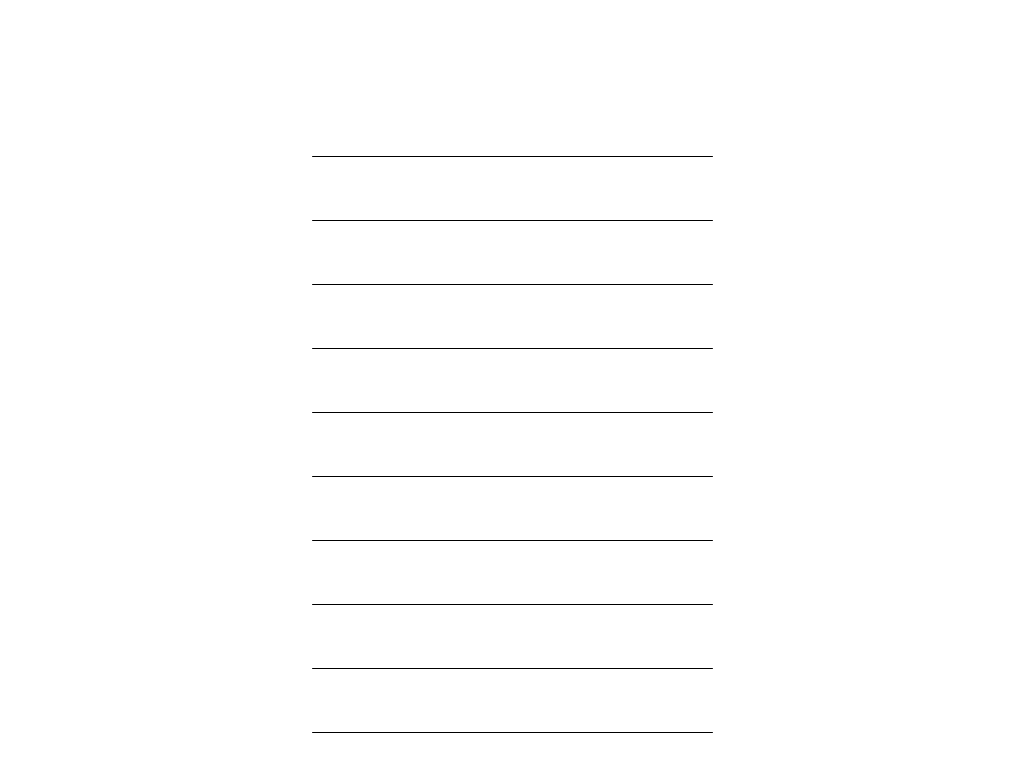
Frame 1 (no input)
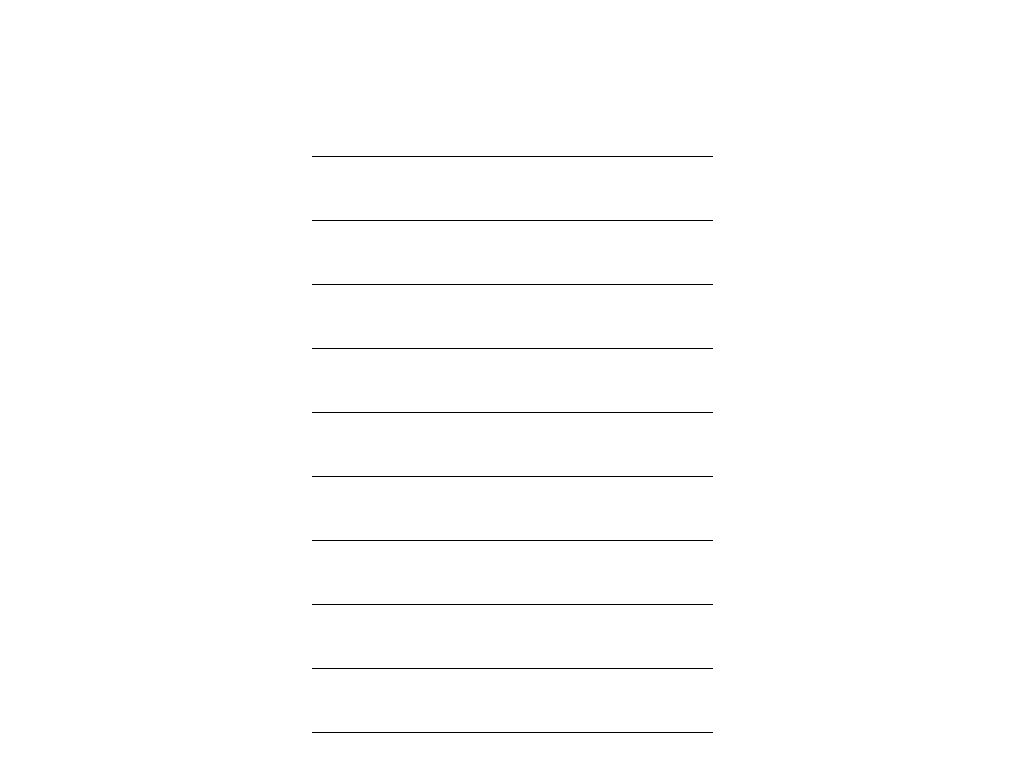
Frame 60 (the mouse pressed at the canvas centre just before this capture)
Frame 120 (the mouse held since frame 60 and released just before this capture): identical to frame 60, image omitted

The Processing sketch that drew these frames (run headless with seeded random() and noise(); from frame 60 on, the mouse is pressed at the canvas centre):

// Processing sketch: enkle_interasjoner
// ── enkle_interasjoner.pde
void setup(){
    size(1024, 768);
    background(255);
}
void draw(){

stroke(0);


int x = 312;

int y = 156;

int avstand = 64;

int lengde = 400;


line (x, y, x + lengde, y);


y = y + avstand;

line (x, y, x + lengde, y);


y = y + avstand;

line (x, y, x + lengde, y);


y = y + avstand;

line (x, y, x + lengde, y);


y = y + avstand;

line (x, y, x + lengde, y);   
y = y + avstand;

line (x, y, x + lengde, y);


y = y + avstand;

line (x, y, x + lengde, y);


y = y + avstand;

line (x, y, x + lengde, y);


y = y + avstand;

line (x, y, x + lengde, y);   


y = y + avstand;

line (x, y, x + lengde, y);   
}
